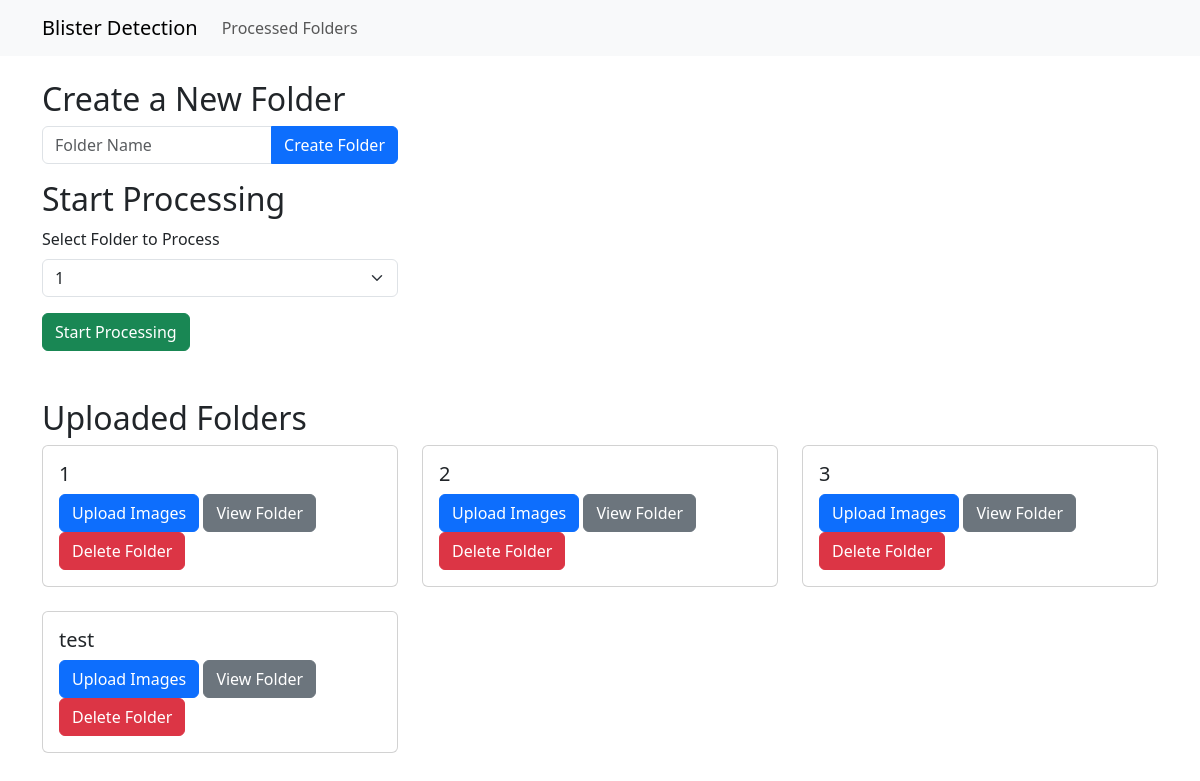
Before: / with the older database file.
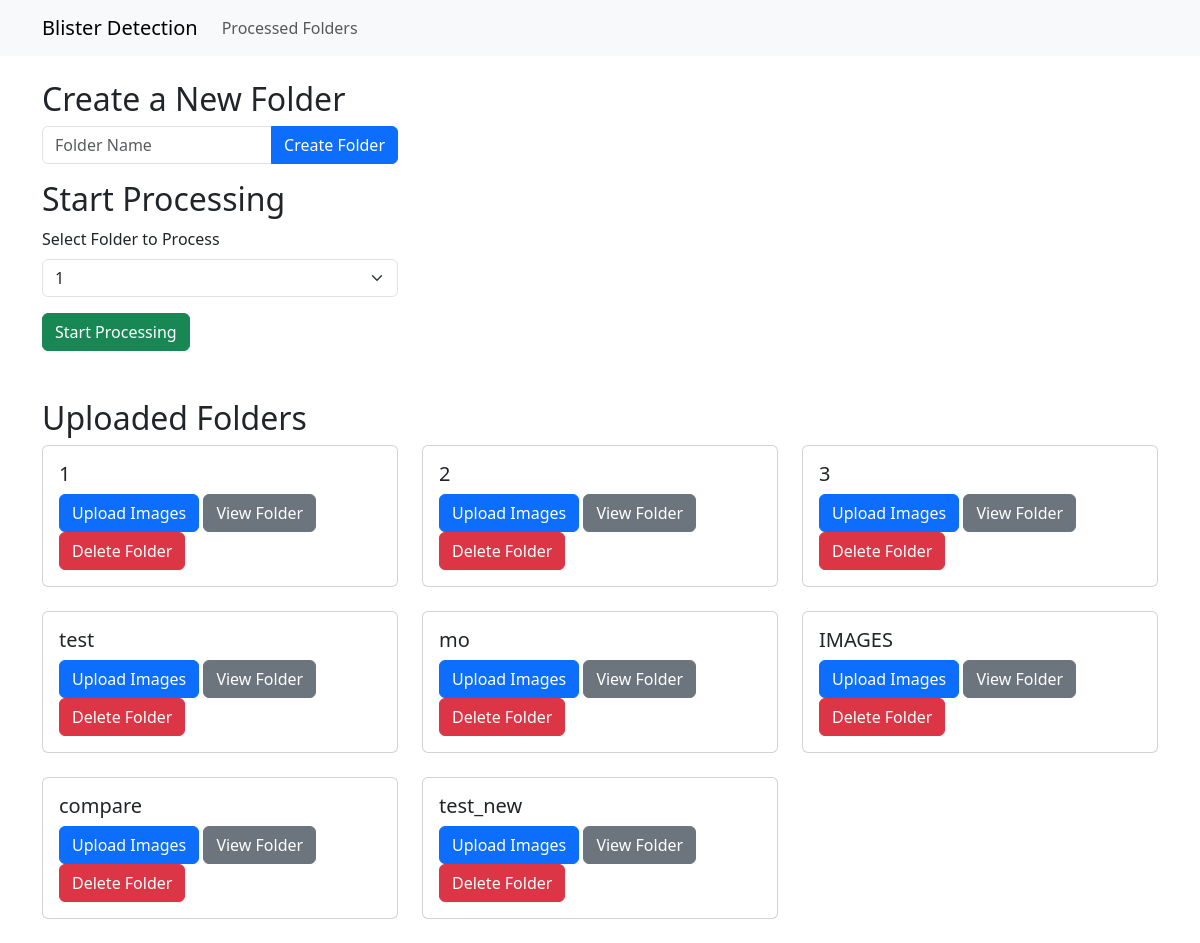
After: the same page with the newer database file.
### app/models.py (models this page shows, shortened)
class Folder(models.Model):
    name = models.CharField(max_length=255, unique=True)

### app/views.py (the view)
# urls.py: path('', views.home, name='home'),
def home(request):
    folders = Folder.objects.all()
    return render(request, 'app/home.html', {'folders': folders})

### app/templates/app/home.html (shortened to what this page needs)
{% extends 'app/base.html' %}
{% block content %}
<div class="row">
    <div class="col-md-4">
        <h2>Create a New Folder</h2>
        <form method="POST" action="{% url 'create_folder' %}">
            <div class="input-group mb-3">
                <input type="text" class="form-control" placeholder="Folder Name" name="folder_name" required>
                <button class="btn btn-primary" type="submit">Create Folder</button>
            </div>
        </form>
        <h2>Start Processing</h2>
        <form method="POST" action="{% url 'start_processing' %}">
            <div class="mb-3">
                <label for="folderSelect" class="form-label">Select Folder to Process</label>
                <select class="form-select" id="folderSelect" name="folder_id" required>
                    {% for folder in folders %}
                    <option value="{{ folder.id }}">{{ folder.name }}</option>
                    {% endfor %}
                </select>
            </div>
            <button class="btn btn-success" type="submit">Start Processing</button>
        </form>
    </div>
</div>
<div class="row mt-5">
    <div class="col-md-12">
        <h2>Uploaded Folders</h2>
        <div class="row">
            {% for folder in folders %}
            <div class="col-md-4">
                <div class="card mb-4">
                    <div class="card-body">
                        <h5 class="card-title">{{ folder.name }}</h5>
                        <button type="button" class="btn btn-primary" data-bs-toggle="modal" data-bs-target="#uploadModal{{ folder.id }}">
                            Upload Images
                        </button>
                        <a href="{% url 'view_folder' folder.id %}" class="btn btn-secondary">View Folder</a>
                        <form method="POST" action="{% url 'delete_folder' folder.id %}" style="display:inline;">
                            <button type="submit" class="btn btn-danger" onclick="return confirm('Are you sure you want to delete this folder?');">Delete Folder</button>
                        </form>
                    </div>
                </div>
            </div>
            {% endfor %}
        </div>
    </div>
</div>
{% endblock %}

### app/templates/app/base.html (shortened to what this page needs)
{% load static %}
<!DOCTYPE html>
<html lang="en">
<head>
    <link href="https://cdn.jsdelivr.net/npm/bootstrap@5.3.0/dist/css/bootstrap.min.css" rel="stylesheet">
    <link href="{% static 'css/style.css' %}" rel="stylesheet">
</head>
<body>
    <nav class="navbar navbar-expand-lg navbar-light bg-light">
        <div class="container">
            <a class="navbar-brand" href="{% url 'home' %}">Blister Detection</a>
            <div class="collapse navbar-collapse" id="navbarNav">
                <ul class="navbar-nav ml-auto">
                    <li class="nav-item">
                        <a class="nav-link" href="{% url 'processed_folders' %}">Processed Folders</a>
                    </li>
                </ul>
            </div>
        </div>
    </nav>
    <div class="container mt-4">
        <div class="row">
            <div class="{% if show_sidebar %}col-md-9{% else %}col-md-12{% endif %}">
                {% block content %}
                {% endblock %}
            </div>
        </div>
    </div>
</body>
</html>

Changed rows visible on the page:
added Folder: name "mo"
added Folder: name "IMAGES"
added Folder: name "compare"
added Folder: name "test_new"
